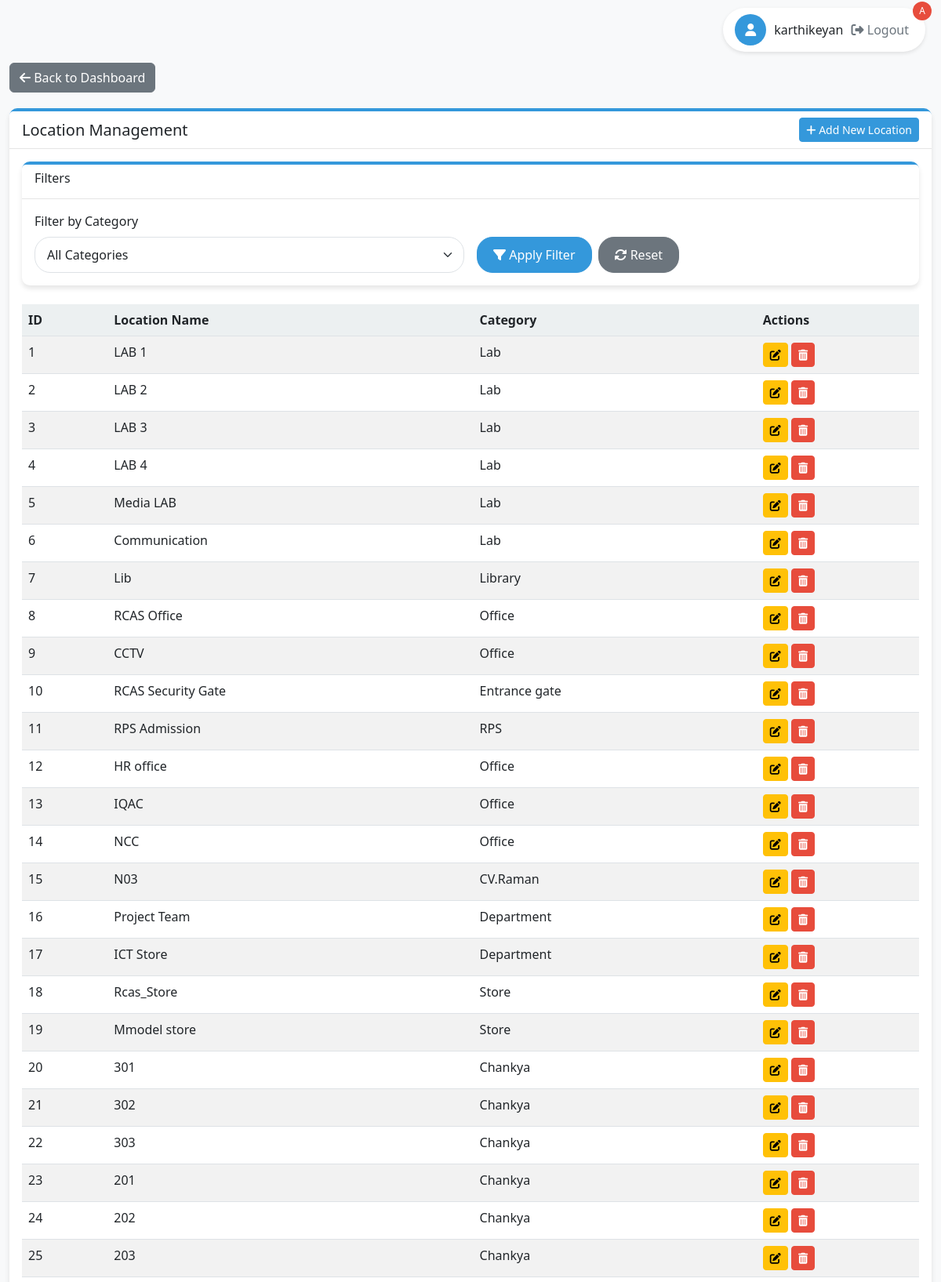
The app's page /manage_loc.php (signed in, upper part) with its own data.
### tables this page shows
CREATE TABLE `employee` (
  `emp_id` int(11) NOT NULL,
  `emp_code` varchar(20) DEFAULT NULL,
  `emp_name` varchar(100) DEFAULT NULL,
  `email` varchar(100) DEFAULT NULL,
  `password` varchar(255) DEFAULT NULL,
  `designation` enum('Lead','Sr SA','SA','IT_Admin','Lab_incharge','HOD','FI','User') DEFAULT NULL,
  `department` varchar(100) DEFAULT NULL,
  `status` enum('Active','Inactive') DEFAULT 'Active'
);

CREATE TABLE `location` (
  `location_id` int(11) NOT NULL,
  `location_name` varchar(100) DEFAULT NULL,
  `category_id` int(11) DEFAULT NULL
);

CREATE TABLE `asset_category` (
  `category_id` int(11) NOT NULL,
  `category_name` varchar(75) DEFAULT NULL
);

### manage_loc.php (the view, shortened to what this page needs)
<?php
require_once 'config.php';
$currentUserName = "User";
$user_designation = null;
$user_id = $_SESSION['user_id'];
$query = "SELECT emp_name, designation FROM employee WHERE emp_id = ?";
if ($stmt = $conn->prepare($query)) {
    $stmt->bind_param("i", $user_id);
    $stmt->execute();
    $result = $stmt->get_result();
    if ($result->num_rows > 0) {
        $user = $result->fetch_assoc();
        $currentUserName = $user['emp_name'];
        $user_designation = $user['designation'];
    }
}
$is_admin = in_array($user_designation, ['Lead', 'Sr SA', 'IT_Admin']);
$query = "
    SELECT l.*, c.category_name
    FROM location l
    LEFT JOIN asset_category c ON l.category_id = c.category_id
    ORDER BY l.location_id
";
$result = $conn->query($query);
$locations = [];
if ($result) {
    $locations = $result->fetch_all(MYSQLI_ASSOC);
}
?>
<!DOCTYPE html>
<html lang="en">
<head>
    <link href="https://cdn.jsdelivr.net/npm/bootstrap@5.3.0/dist/css/bootstrap.min.css" rel="stylesheet">
    <link rel="stylesheet" href="https://cdnjs.cloudflare.com/ajax/libs/font-awesome/6.4.0/css/all.min.css">
</head>
<body>
    <div class="user-info">
        <div class="user-icon">
            <i class="fas fa-user"></i>
            <?php if ($is_admin): ?>
                <span class="admin-badge">A</span>
            <?php endif; ?>
        </div>
        <div>
            <span><?php echo htmlspecialchars($currentUserName); ?></span>
            <form action="logout.php" method="post" style="display: inline;">
                <button type="submit" class="logout-btn">
                    <i class="fas fa-sign-out-alt"></i> Logout
                </button>
            </form>
        </div>
    </div>
    <div class="container">
        <div class="back-btn-container">
            <a href="dashboard.php" class="btn btn-secondary">
                <i class="fas fa-arrow-left"></i> Back to Dashboard
            </a>
        </div>
        <div class="card mb-4">
            <div class="card-header d-flex justify-content-between align-items-center">
                <h5 class="mb-0">Location Management</h5>
                <?php if ($is_admin): ?>
                    <a href="add_loc.php" class="btn btn-primary btn-sm">
                        <i class="fas fa-plus"></i> Add New Location
                    </a>
                <?php endif; ?>
            </div>
            <div class="card-body">
                <div class="card mb-4">
                    <div class="card-header">
                        <h6>Filters</h6>
                    </div>
                    <div class="card-body">
                        <form method="get" class="row g-3 filter-form">
                            <div class="col-md-6">
                                <label for="category_filter" class="form-label">Filter by Category</label>
                                <select class="form-select" id="category_filter" name="category_id">
                                    <option value="">All Categories</option>
                                </select>
                            </div>
                            <div class="col-md-6 d-flex align-items-end">
                                <button type="submit" class="btn btn-primary me-2">
                                    <i class="fas fa-filter"></i> Apply Filter
                                </button>
                                <a href="manage_loc.php" class="btn btn-secondary">
                                    <i class="fas fa-sync-alt"></i> Reset
                                </a>
                            </div>
                        </form>
                    </div>
                </div>
                <div class="table-responsive">
                    <table class="table table-striped table-hover">
                        <thead>
                            <tr>
                                <th>ID</th>
                                <th>Location Name</th>
                                <th>Category</th>
                                <th>Actions</th>
                            </tr>
                        </thead>
                        <tbody>
                            <?php foreach ($locations as $location): ?>
                                <tr>
                                    <td><?php echo htmlspecialchars($location['location_id']); ?></td>
                                    <td><?php echo htmlspecialchars($location['location_name']); ?></td>
                                    <td><?php echo htmlspecialchars($location['category_name'] ?? 'Uncategorized'); ?></td>
                                    <td class="action-btns">
                                        <?php if ($is_admin): ?>
                                            <a href="edit_loc.php?id=<?php echo $location['location_id']; ?>" class="btn btn-warning btn-sm" title="Edit">
                                                <i class="fas fa-edit"></i>
                                            </a>
                                            <a href="del_loc.php?id=<?php echo $location['location_id']; ?>"
                                               class="btn btn-danger btn-sm"
                                               title="Delete"
                                               onclick="return confirm('Are you sure you want to delete this location?')">
                                                <i class="fas fa-trash-alt"></i>
                                            </a>
                                        <?php endif; ?>
                                    </td>
                                </tr>
                            <?php endforeach; ?>
                        </tbody>
                    </table>
                </div>
            </div>
        </div>
    </div>
</body>
</html>

### manage_loc.php (style rules this page uses)
:root { --primary-color: #3498db; --secondary-color: #2980b9; --accent-color: #e74c3c; --light-color: #ecf0f1; --dark-color: #2c3e50; }
body { background-color: #f8f9fa; font-family: 'Segoe UI', Tahoma, Geneva, Verdana, sans-serif; padding-top: 60px; }
.container { max-width: 1200px; margin-top: 20px; }
.card { border-radius: 10px; box-shadow: 0 4px 6px rgba(0,0,0,0.1); border: none; border-top: 4px solid var(--primary-color); }
.card-header { background-color: white; border-bottom: 1px solid rgba(0,0,0,0.1); font-weight: 600; }
.table th { background-color: var(--light-color); }
.btn-primary { background-color: var(--primary-color); border-color: var(--primary-color); }
.btn-danger { background-color: var(--accent-color); border-color: var(--accent-color); }
.user-info { position: fixed; top: 10px; right: 20px; display: flex; align-items: center; gap: 10px; background-color: white; padding: 8px 15px; border-radius: 30px; box-shadow: 0 2px 5px rgba(0,0,0,0.1); z-index: 1000; }
.user-icon { width: 40px; height: 40px; background-color: var(--primary-color); color: white; border-radius: 50%; display: flex; align-items: center; justify-content: center; }
.logout-btn { background: none; border: none; color: #6c757d; cursor: pointer; transition: color 0.3s; }
.admin-badge { position: absolute; top: -8px; right: -8px; background-color: var(--accent-color); color: white; border-radius: 50%; width: 24px; height: 24px; display: flex; align-items: center; justify-content: center; font-size: 12px; }
.action-btns .btn { padding: 0.25rem 0.5rem; font-size: 0.875rem; }
.back-btn-container { margin-bottom: 20px; }
.filter-form .form-select { border-radius: 20px; padding: 10px 15px; }
.filter-form .btn { border-radius: 20px; padding: 10px 20px; }

### records on screen
employee: emp_name "karthikeyan"
location: location_id "1", location_name "LAB 1", category.category_name "Lab"
location: location_id "2", location_name "LAB 2", category.category_name "Lab"
location: location_id "3", location_name "LAB 3", category.category_name "Lab"
location: location_id "4", location_name "LAB 4", category.category_name "Lab"
location: location_id "5", location_name "Media LAB", category.category_name "Lab"
location: location_id "6", location_name "Communication", category.category_name "Lab"
location: location_id "7", location_name "Lib", category.category_name "Library"
location: location_id "8", location_name "RCAS Office", category.category_name "Office"
location: location_id "9", location_name "CCTV", category.category_name "Office"
location: location_id "10", location_name "RCAS Security Gate", category.category_name "Entrance gate"
location: location_id "11", location_name "RPS Admission", category.category_name "RPS"
location: location_id "12", location_name "HR office", category.category_name "Office"
location: location_id "13", location_name "IQAC", category.category_name "Office"
location: location_id "14", location_name "NCC", category.category_name "Office"
location: location_id "15", location_name "N03", category.category_name "CV.Raman"
location: location_id "16", location_name "Project Team", category.category_name "Department"
location: location_id "17", location_name "ICT Store", category.category_name "Department"
location: location_id "18", location_name "Rcas_Store", category.category_name "Store"
location: location_id "19", location_name "Mmodel store", category.category_name "Store"
location: location_id "20", location_name "301", category.category_name "Chankya"
location: location_id "21", location_name "302", category.category_name "Chankya"
location: location_id "22", location_name "303", category.category_name "Chankya"
location: location_id "23", location_name "201", category.category_name "Chankya"
location: location_id "24", location_name "202", category.category_name "Chankya"
location: location_id "25", location_name "203", category.category_name "Chankya"
